Frame 1 (no input): blank canvas, image omitted
Frame 60 (the mouse pressed at the canvas centre just before this capture): blank canvas, image omitted
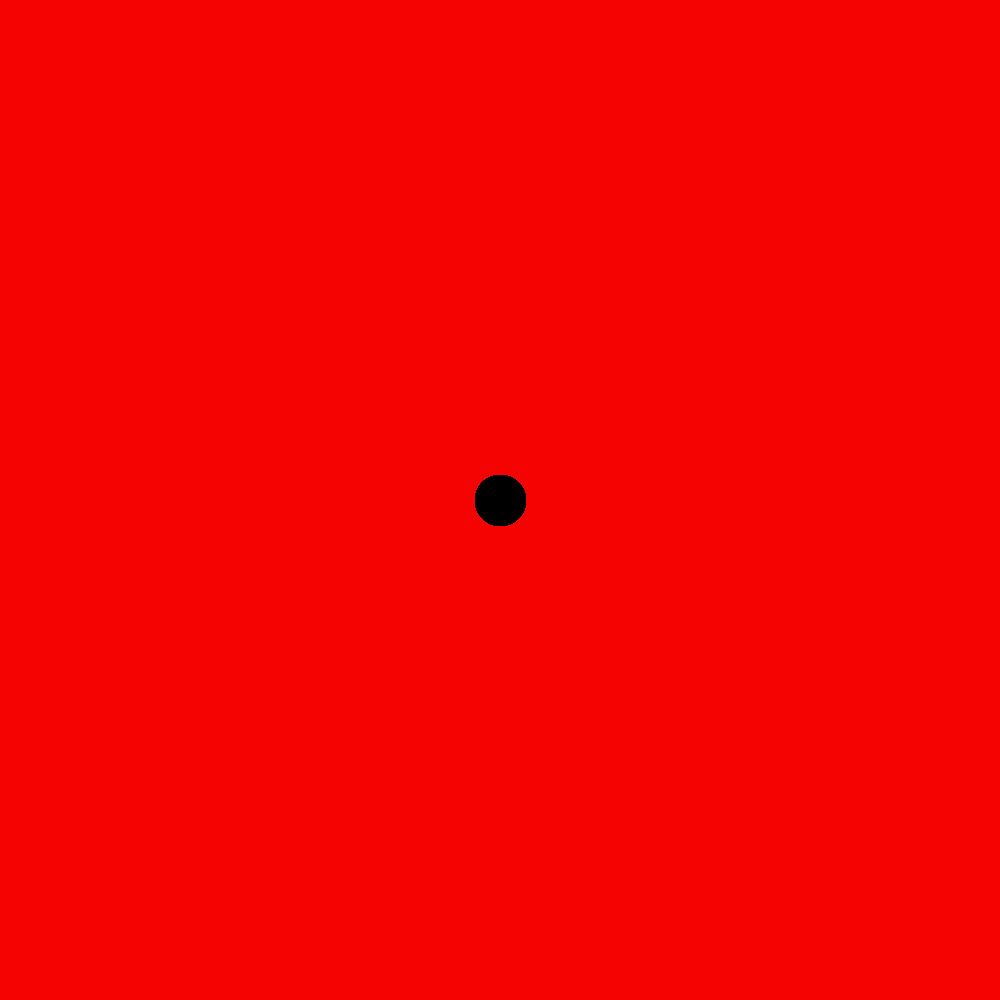
Frame 120 (the mouse held since frame 60 and released just before this capture)

The Processing sketch whose frames 1 and 60 were blank and that drew this single picture after the mouse press (run headless with seeded random() and noise(); from frame 60 on, the mouse is pressed at the canvas centre):

// Processing sketch: processing_103618
// ── processing_103618.pde

float xPos = 0;
float yPos = 0;

void setup()
{
  size(1000, 1000);
  background(245, 2, 2);
}

void draw()
{

  //xPos = xPos + 10;
  //yPos = yPos + 2

  xPos = mouseX;
  yPos = mouseY;

  if (mousePressed)
  {
    fill(0);
    ellipse(xPos, yPos, 50, 50);
  }


  if (keyPressed && key == 's')
  {
    ellipse(xPos, yPos, 80, 80);
  }
  if (keyPressed && key =='r')
  {
    background(245, 2, 2);
  }
  if (keyPressed && key == 't')
  {
    random(0, 255);
    background(random(255), random(255), random(255));
  }
  
}
